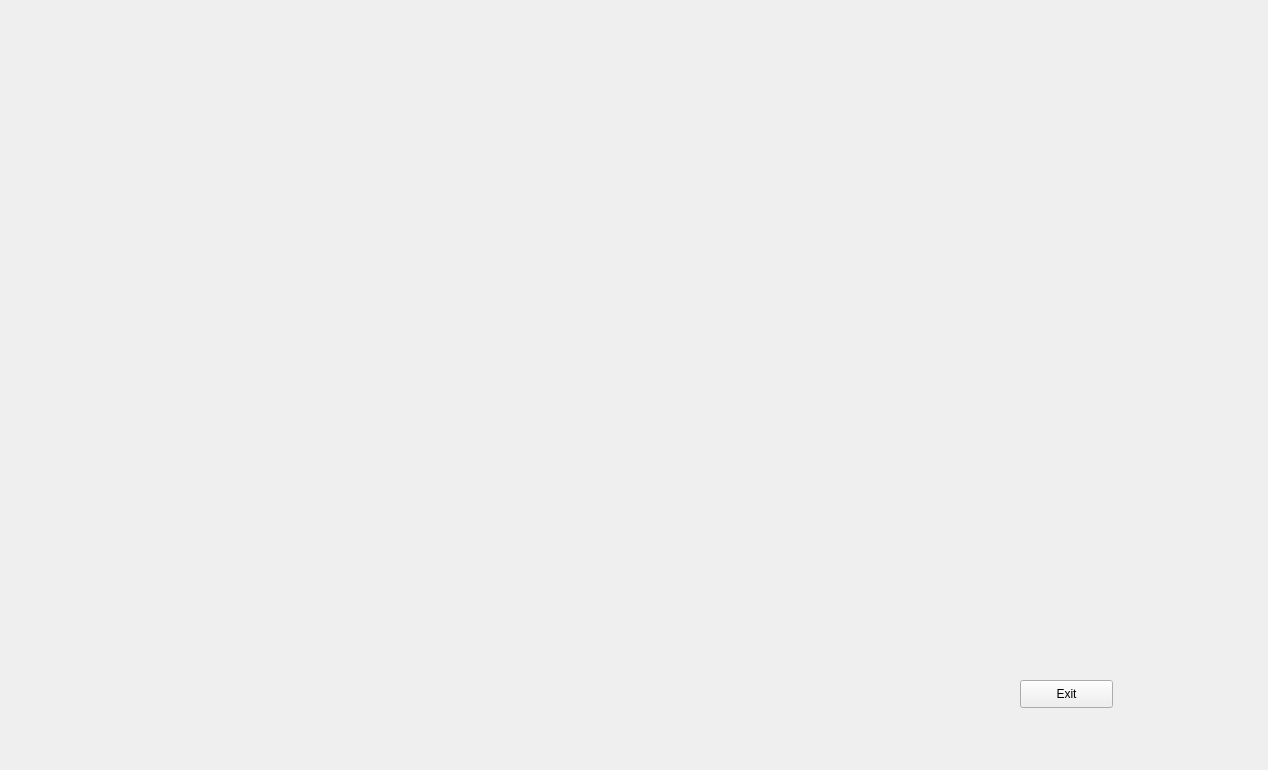
<?xml version="1.0" encoding="UTF-8"?>
<ui version="4.0">
 <class>FormLegislation</class>
 <widget class="QWidget" name="FormLegislation">
  <property name="geometry">
   <rect>
    <x>0</x>
    <y>0</y>
    <width>1268</width>
    <height>770</height>
   </rect>
  </property>
  <property name="windowTitle">
   <string>Form</string>
  </property>
  <widget class="QPushButton" name="btnExit">
   <property name="geometry">
    <rect>
     <x>1020</x>
     <y>680</y>
     <width>93</width>
     <height>28</height>
    </rect>
   </property>
   <property name="text">
    <string>Exit</string>
   </property>
  </widget>
 </widget>
 <resources/>
 <connections/>
</ui>
